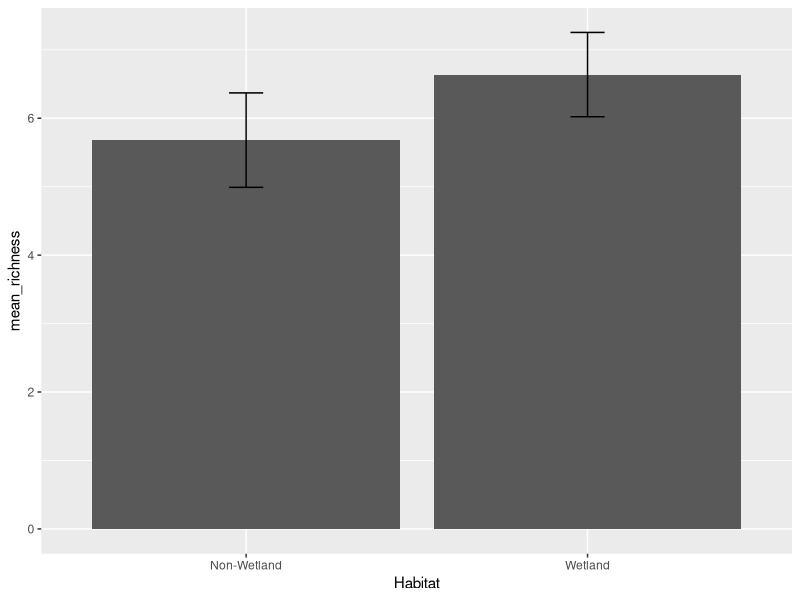
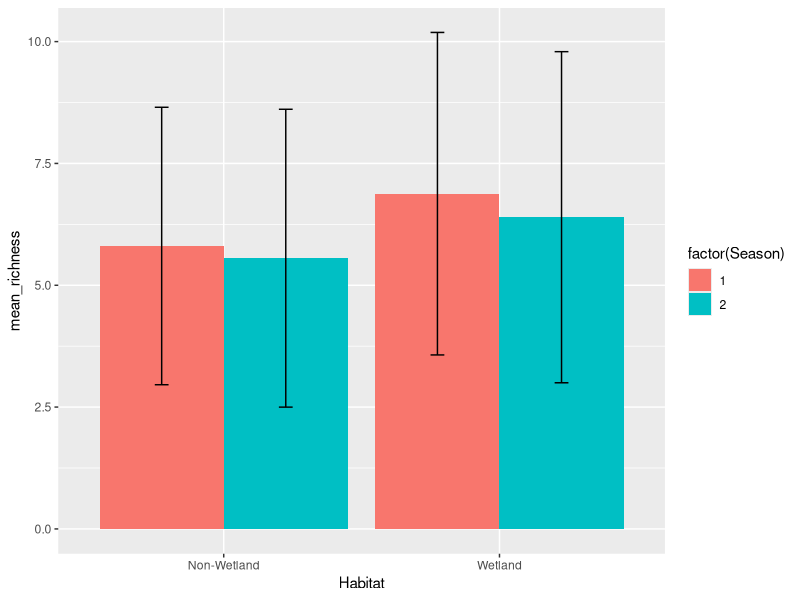
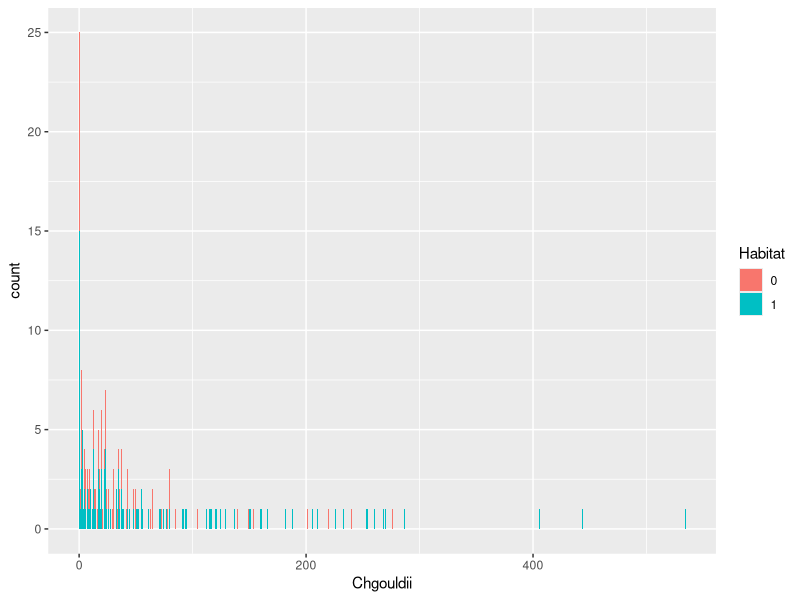
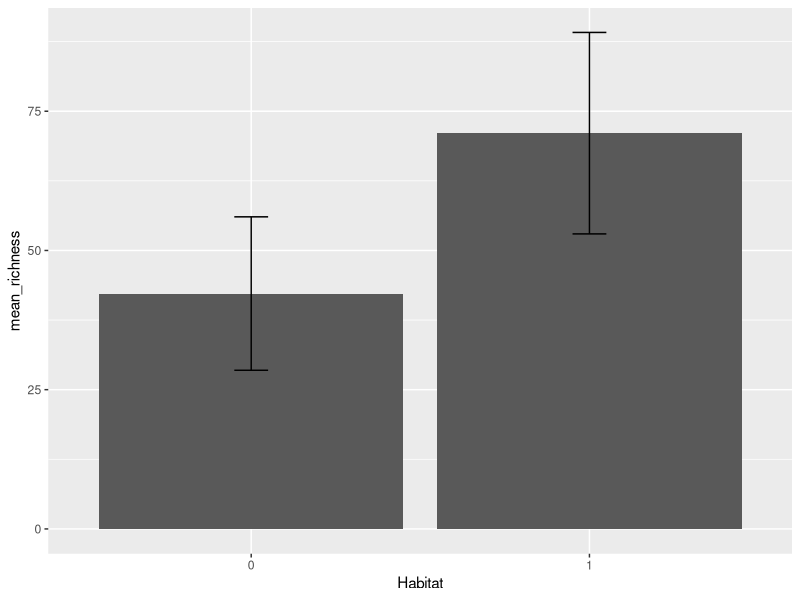
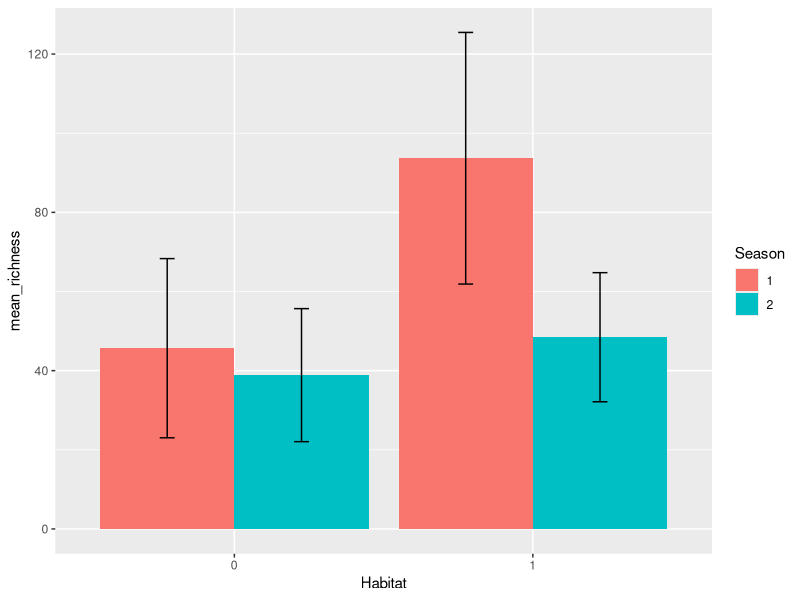
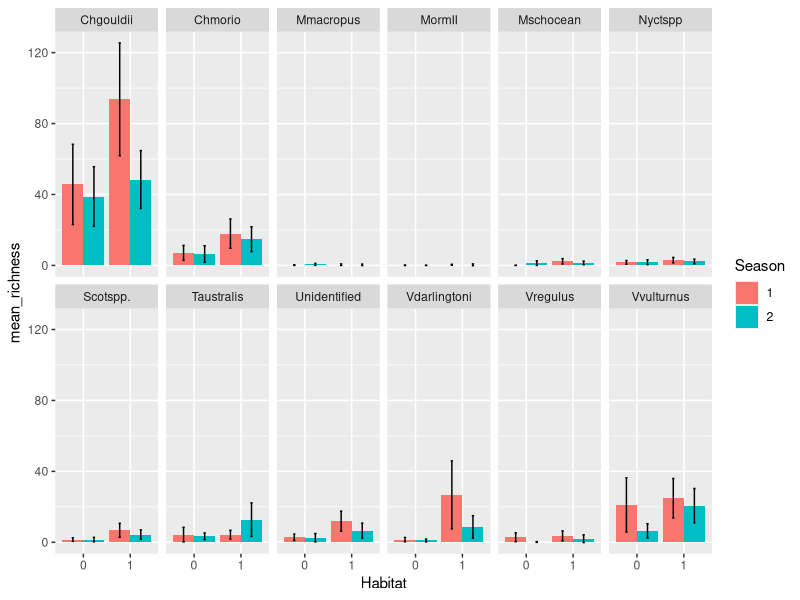

Source code (R) for these figures, in order:
## ---- chunk 1
library(tidyverse)
library(magrittr)
bat_dat <- read_csv("../data/bat_dat.csv")
# Tidy:

## Fix spelling error for Ferny Creek:
bat_dat <- bat_dat %>% 
        mutate(Site = replace(Site, Site == "Ferny Crrek", "Ferny Creek"))

bat_species_data <- bat_dat %>% 
        select(1:19) %>% # species only
        mutate(Habitat = as.factor(Habitat),
               Habitat = ifelse(Habitat == 1, "Wetland", "Non-Wetland"))
bat_species_data
site_var_data <- bat_dat %>% select(1:3, 20:83)
site_var_data
## ---- chunk 2
richness <- bat_species_data %>% 
        select(Site, Habitat, Season, BatSpecies) %>%
        group_by(Habitat) %>% #For each habitat
        summarise(mean_richness = mean(BatSpecies),
                  sd_richness = sd(BatSpecies),
                  n_richness = n()) %>%
        mutate(se_richness = sd_richness / sqrt(n_richness),
               ci_richness = qt(1 - (0.05 / 2), n_richness - 1) * se_richness) 

ggplot(data = richness,aes(x = Habitat, y = mean_richness)) +
        geom_bar(stat = "identity") +
        geom_errorbar(aes(ymin = mean_richness - ci_richness, 
                          ymax = mean_richness + ci_richness), 
                      width = 0.1)

## ---- chunk 3
richness_by_season <- bat_species_data %>% 
        select(Site, Habitat, Season, BatSpecies) %>%
        group_by(Habitat, Season) %>% #For each habitat
        summarise(mean_richness = mean(BatSpecies),
                  sd_richness = sd(BatSpecies),
                  n_richness = n()) %>%
        mutate(se_richness = sd_richness / sqrt(n_richness),
               ci_richness = qt(1 - (0.05 / 2), n_richness - 1) * se_richness)

ggplot(data = richness_by_season, 
       aes(x = Habitat, y = mean_richness, fill = factor(Season))) +
        geom_bar(stat = "identity", position = position_dodge()) +
        geom_errorbar(aes(ymin = mean_richness - sd_richness, 
                          ymax = mean_richness + sd_richness), 
                      width = 0.1,
                      position = position_dodge(0.9)) # shifts the error bars over the correct bar
## ---- chunk 4
bat_dat %>% glimpse
# so we select the first 17 columns, except and season, we keep site as the unique identifier / key column for each row.
bat_dat %>% select(1:17, -Season) %>%
        select(1:3) %>%
        mutate(Habitat = as.factor(Habitat)) %>%
        ggplot(aes(x = Chgouldii, fill = Habitat)) +
        geom_bar()

## ---- chunk 5
Chgouldii_richness <- bat_dat %>% select(1:17, -Season) %>%
        select(1:3) %>%
        mutate(Habitat = as.factor(Habitat)) %>%
        group_by(Habitat) %>%
        summarise(mean_richness = mean(Chgouldii),
                  sd_richness = sd(Chgouldii),n_richness = n()) %>%
        mutate(se_richness = sd_richness / sqrt(n_richness),
               ci_richness = qt(1 - (0.05 / 2), n_richness - 1) * se_richness)

Chgouldii_richness

Chgouldii_richness %>%
        ggplot(aes(x = Habitat, y = mean_richness)) +
        geom_bar(stat = "identity") +
        geom_errorbar(aes(ymin = mean_richness - ci_richness, 
                          ymax = mean_richness + ci_richness), 
                      width = 0.1)
## ---- chunk 6
bat_dat %>%
        select(1:4) %>%
        mutate(Habitat = as.factor(Habitat), Season = as.factor(Season)) %>% # TODO this should be done in the initial tidying stage so we don't have to keep repeating this... init tidying phase is also a good pedagogical way of testing out the dplyr verbs
        group_by(Habitat, Season) %>%
        summarise(mean_richness = mean(Chgouldii),
                  sd_richness = sd(Chgouldii),n_richness = n()) %>%
        mutate(se_richness = sd_richness / sqrt(n_richness),
               ci_richness = qt(1 - (0.05 / 2), n_richness - 1) * se_richness) %>% 
        ggplot(aes(x = Habitat, y = mean_richness, fill = Season)) +
        geom_bar(stat = "identity", position = "dodge") +
        geom_errorbar(aes(ymin = mean_richness - ci_richness, 
                          ymax = mean_richness + ci_richness), 
                      width = 0.1,
                      position = position_dodge(0.9))
## ---- chunk 7
bat_dat %>% # drop the nspp per Mmacr col
        select(1:17, -`Nspp/Mmacr`, -`CG/Mormlp`) %>% # TODO could also illustrate how to remove columns containing a '/' dplyr
        mutate(Habitat = as.factor(Habitat),
               Season = as.factor(Season)) %>%
        group_by(Habitat, Season) %>%
        gather(key = species, 
               value = richness, - Habitat, - Site, - Season) %>% # illustrate what happens when we don't choose to ignore the other columns by using the 'minus' sign... they get included as an entity in the key column 'species' and it gets confused about what value to put in the 'richness' column for everything... 
        group_by(Habitat, Season, species) %>%
        summarise(mean_richness = mean(richness),
                  sd_richness = sd(richness), n_richness = n()) %>%
        mutate(se_richness = sd_richness / sqrt(n_richness),
               ci_richness = qt(1 - (0.05 / 2), n_richness - 1) * se_richness) %>%
        ggplot(aes(x = Habitat, y = mean_richness, fill = Season)) +
        geom_bar(stat = "identity", position = "dodge") +
        geom_errorbar(aes(ymin = mean_richness - ci_richness, 
                          ymax = mean_richness + ci_richness), 
                      width = 0.1,
                      position = position_dodge(0.9)) + 
        facet_wrap(~species, nrow = 2) # multiple facets
## ---- chunk 8

